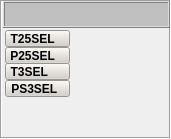
   <widget class="QFrame" name="DatosDelCombust">
    <property name="geometry">
     <rect>
      <x>824</x>
      <y>2</y>
      <width>171</width>
      <height>139</height>
     </rect>
    </property>
    <property name="minimumSize">
     <size>
      <width>171</width>
      <height>139</height>
     </size>
    </property>
    <property name="maximumSize">
     <size>
      <width>171</width>
      <height>139</height>
     </size>
    </property>
    <property name="styleSheet">
     <string notr="true">background-color: none;</string>
    </property>
    <property name="frameShape">
     <enum>QFrame::Box</enum>
    </property>
    <property name="frameShadow">
     <enum>QFrame::Sunken</enum>
    </property>
    <widget class="QFrame" name="frame_16">
     <property name="geometry">
      <rect>
       <x>3</x>
       <y>1</y>
       <width>167</width>
       <height>27</height>
      </rect>
     </property>
     <property name="minimumSize">
      <size>
       <width>167</width>
       <height>27</height>
      </size>
     </property>
     <property name="maximumSize">
      <size>
       <width>167</width>
       <height>27</height>
      </size>
     </property>
     <property name="styleSheet">
      <string notr="true">background-color: rgb(192, 192, 192);</string>
     </property>
     <property name="frameShape">
      <enum>QFrame::Box</enum>
     </property>
     <property name="frameShadow">
      <enum>QFrame::Raised</enum>
     </property>
     <layout class="QGridLayout" name="gridLayout_24">
      <item row="0" column="0">
       <widget class="AUpTextLabel" name="leGEN_AVR_18" native="true">
        <property name="minimumSize">
         <size>
          <width>137</width>
          <height>9</height>
         </size>
        </property>
        <property name="maximumSize">
         <size>
          <width>137</width>
          <height>9</height>
         </size>
        </property>
        <property name="LabelText" stdset="0">
         <string>COMPRESOR DE HP</string>
        </property>
        <property name="Font" stdset="0">
         <font>
          <pointsize>9</pointsize>
          <weight>75</weight>
          <bold>true</bold>
         </font>
        </property>
       </widget>
      </item>
     </layout>
    </widget>
    <widget class="AUpTextLabel" name="leGEN_AVR_46" native="true">
     <property name="geometry">
      <rect>
       <x>7</x>
       <y>120</y>
       <width>65</width>
       <height>13</height>
      </rect>
     </property>
     <property name="minimumSize">
      <size>
       <width>65</width>
       <height>13</height>
      </size>
     </property>
     <property name="maximumSize">
      <size>
       <width>65</width>
       <height>13</height>
      </size>
     </property>
     <property name="layoutDirection">
      <enum>Qt::RightToLeft</enum>
     </property>
     <property name="LabelText" stdset="0">
      <string>HP_TRF</string>
     </property>
     <property name="Font" stdset="0">
      <font>
       <pointsize>9</pointsize>
       <weight>75</weight>
       <bold>true</bold>
      </font>
     </property>
    </widget>
    <widget class="AUpTextLabel" name="leGEN_AVR_47" native="true">
     <property name="geometry">
      <rect>
       <x>116</x>
       <y>120</y>
       <width>43</width>
       <height>13</height>
      </rect>
     </property>
     <property name="minimumSize">
      <size>
       <width>43</width>
       <height>13</height>
      </size>
     </property>
     <property name="maximumSize">
      <size>
       <width>43</width>
       <height>13</height>
      </size>
     </property>
     <property name="layoutDirection">
      <enum>Qt::LeftToRight</enum>
     </property>
     <property name="LabelText" stdset="0">
      <string>In/S</string>
     </property>
     <property name="Font" stdset="0">
      <font>
       <pointsize>9</pointsize>
       <weight>75</weight>
       <bold>true</bold>
      </font>
     </property>
    </widget>
    <widget class="AUpTextLabel" name="leCOMHHP_T" native="true">
     <property name="geometry">
      <rect>
       <x>72</x>
       <y>120</y>
       <width>37</width>
       <height>13</height>
      </rect>
     </property>
     <property name="minimumSize">
      <size>
       <width>37</width>
       <height>13</height>
      </size>
     </property>
     <property name="maximumSize">
      <size>
       <width>37</width>
       <height>13</height>
      </size>
     </property>
     <property name="layoutDirection">
      <enum>Qt::RightToLeft</enum>
     </property>
     <property name="isUpdateable" stdset="0">
      <bool>true</bool>
     </property>
     <property name="id" stdset="0">
      <string>p_HMI_INTER_N25_TRF_1X_CALC_PLUS_A_OUT_1</string>
     </property>
     <property name="Font" stdset="0">
      <font>
       <pointsize>9</pointsize>
       <weight>75</weight>
       <bold>true</bold>
      </font>
     </property>
     <property name="Presicion" stdset="0">
      <number>2</number>
     </property>
    </widget>
    <widget class="AUpTextLabel" name="leCOMHP25S" native="true">
     <property name="geometry">
      <rect>
       <x>72</x>
       <y>50</y>
       <width>37</width>
       <height>13</height>
      </rect>
     </property>
     <property name="minimumSize">
      <size>
       <width>37</width>
       <height>13</height>
      </size>
     </property>
     <property name="maximumSize">
      <size>
       <width>37</width>
       <height>13</height>
      </size>
     </property>
     <property name="layoutDirection">
      <enum>Qt::RightToLeft</enum>
     </property>
     <property name="isUpdateable" stdset="0">
      <bool>true</bool>
     </property>
     <property name="id" stdset="0">
      <string>p_HMI_INTER_P25SEL_CALC_PLUS_A_OUT_1</string>
     </property>
     <property name="Font" stdset="0">
      <font>
       <pointsize>9</pointsize>
       <weight>75</weight>
       <bold>true</bold>
      </font>
     </property>
     <property name="Presicion" stdset="0">
      <number>2</number>
     </property>
    </widget>
    <widget class="AUpTextLabel" name="leGEN_AVR_40" native="true">
     <property name="geometry">
      <rect>
       <x>116</x>
       <y>50</y>
       <width>43</width>
       <height>13</height>
      </rect>
     </property>
     <property name="minimumSize">
      <size>
       <width>43</width>
       <height>13</height>
      </size>
     </property>
     <property name="maximumSize">
      <size>
       <width>43</width>
       <height>13</height>
      </size>
     </property>
     <property name="layoutDirection">
      <enum>Qt::LeftToRight</enum>
     </property>
     <property name="LabelText" stdset="0">
      <string>PSIA</string>
     </property>
     <property name="Font" stdset="0">
      <font>
       <pointsize>9</pointsize>
       <weight>75</weight>
       <bold>true</bold>
      </font>
     </property>
     <property name="StrOnState" stdset="0">
      <string/>
     </property>
    </widget>
    <widget class="AUpTextLabel" name="leCOMHT25S" native="true">
     <property name="geometry">
      <rect>
       <x>72</x>
       <y>33</y>
       <width>37</width>
       <height>13</height>
      </rect>
     </property>
     <property name="minimumSize">
      <size>
       <width>37</width>
       <height>13</height>
      </size>
     </property>
     <property name="maximumSize">
      <size>
       <width>37</width>
       <height>13</height>
      </size>
     </property>
     <property name="layoutDirection">
      <enum>Qt::RightToLeft</enum>
     </property>
     <property name="isUpdateable" stdset="0">
      <bool>true</bool>
     </property>
     <property name="id" stdset="0">
      <string>p_HMI_INTER_T25SEL_CALC_PLUS_A_OUT_1</string>
     </property>
     <property name="Font" stdset="0">
      <font>
       <pointsize>9</pointsize>
       <weight>75</weight>
       <bold>true</bold>
      </font>
     </property>
    </widget>
    <widget class="AUpTextLabel" name="leGEN_AVR_39" native="true">
     <property name="geometry">
      <rect>
       <x>116</x>
       <y>33</y>
       <width>43</width>
       <height>13</height>
      </rect>
     </property>
     <property name="minimumSize">
      <size>
       <width>43</width>
       <height>13</height>
      </size>
     </property>
     <property name="maximumSize">
      <size>
       <width>43</width>
       <height>13</height>
      </size>
     </property>
     <property name="layoutDirection">
      <enum>Qt::LeftToRight</enum>
     </property>
     <property name="LabelText" stdset="0">
      <string>ºF</string>
     </property>
     <property name="Font" stdset="0">
      <font>
       <pointsize>9</pointsize>
       <weight>75</weight>
       <bold>true</bold>
      </font>
     </property>
    </widget>
    <widget class="AUpTextLabel" name="leCOMHT3S" native="true">
     <property name="geometry">
      <rect>
       <x>72</x>
       <y>66</y>
       <width>37</width>
       <height>13</height>
      </rect>
     </property>
     <property name="minimumSize">
      <size>
       <width>37</width>
       <height>13</height>
      </size>
     </property>
     <property name="maximumSize">
      <size>
       <width>37</width>
       <height>13</height>
      </size>
     </property>
     <property name="layoutDirection">
      <enum>Qt::RightToLeft</enum>
     </property>
     <property name="isUpdateable" stdset="0">
      <bool>true</bool>
     </property>
     <property name="id" stdset="0">
      <string>p_HMI_INTER_T3SEL_CALC_PLUS_A_OUT_1</string>
     </property>
     <property name="Font" stdset="0">
      <font>
       <pointsize>9</pointsize>
       <weight>75</weight>
       <bold>true</bold>
      </font>
     </property>
    </widget>
    <widget class="AUpTextLabel" name="leGEN_AVR_41" native="true">
     <property name="geometry">
      <rect>
       <x>116</x>
       <y>66</y>
       <width>43</width>
       <height>13</height>
      </rect>
     </property>
     <property name="minimumSize">
      <size>
       <width>43</width>
       <height>13</height>
      </size>
     </property>
     <property name="maximumSize">
      <size>
       <width>43</width>
       <height>13</height>
      </size>
     </property>
     <property name="layoutDirection">
      <enum>Qt::LeftToRight</enum>
     </property>
     <property name="LabelText" stdset="0">
      <string>ºF</string>
     </property>
     <property name="Font" stdset="0">
      <font>
       <pointsize>9</pointsize>
       <weight>75</weight>
       <bold>true</bold>
      </font>
     </property>
    </widget>
    <widget class="AUpTextLabel" name="leCOMHPD3S" native="true">
     <property name="geometry">
      <rect>
       <x>72</x>
       <y>82</y>
       <width>37</width>
       <height>13</height>
      </rect>
     </property>
     <property name="minimumSize">
      <size>
       <width>37</width>
       <height>13</height>
      </size>
     </property>
     <property name="maximumSize">
      <size>
       <width>37</width>
       <height>13</height>
      </size>
     </property>
     <property name="layoutDirection">
      <enum>Qt::RightToLeft</enum>
     </property>
     <property name="isUpdateable" stdset="0">
      <bool>true</bool>
     </property>
     <property name="id" stdset="0">
      <string>p_HMI_INTER_PS3SEL_CALC_PLUS_A_OUT_1</string>
     </property>
     <property name="Font" stdset="0">
      <font>
       <pointsize>9</pointsize>
       <weight>75</weight>
       <bold>true</bold>
      </font>
     </property>
     <property name="Presicion" stdset="0">
      <number>2</number>
     </property>
    </widget>
    <widget class="AUpTextLabel" name="leGEN_AVR_43" native="true">
     <property name="geometry">
      <rect>
       <x>116</x>
       <y>82</y>
       <width>43</width>
       <height>13</height>
      </rect>
     </property>
     <property name="minimumSize">
      <size>
       <width>43</width>
       <height>13</height>
      </size>
     </property>
     <property name="maximumSize">
      <size>
       <width>43</width>
       <height>13</height>
      </size>
     </property>
     <property name="layoutDirection">
      <enum>Qt::LeftToRight</enum>
     </property>
     <property name="LabelText" stdset="0">
      <string>PSIA</string>
     </property>
     <property name="Font" stdset="0">
      <font>
       <pointsize>9</pointsize>
       <weight>75</weight>
       <bold>true</bold>
      </font>
     </property>
    </widget>
    <widget class="AUpTextLabel" name="leCOMHHP_C" native="true">
     <property name="geometry">
      <rect>
       <x>72</x>
       <y>104</y>
       <width>37</width>
       <height>13</height>
      </rect>
     </property>
     <property name="minimumSize">
      <size>
       <width>37</width>
       <height>13</height>
      </size>
     </property>
     <property name="maximumSize">
      <size>
       <width>37</width>
       <height>13</height>
      </size>
     </property>
     <property name="layoutDirection">
      <enum>Qt::RightToLeft</enum>
     </property>
     <property name="isUpdateable" stdset="0">
      <bool>true</bool>
     </property>
     <property name="id" stdset="0">
      <string>p_HMI_INTER_N25_CRF_1X_CALC_PLUS_A_OUT_1</string>
     </property>
     <property name="Font" stdset="0">
      <font>
       <pointsize>9</pointsize>
       <weight>75</weight>
       <bold>true</bold>
      </font>
     </property>
     <property name="Presicion" stdset="0">
      <number>2</number>
     </property>
    </widget>
    <widget class="AUpTextLabel" name="leGEN_AVR_45" native="true">
     <property name="geometry">
      <rect>
       <x>116</x>
       <y>104</y>
       <width>43</width>
       <height>13</height>
      </rect>
     </property>
     <property name="minimumSize">
      <size>
       <width>43</width>
       <height>13</height>
      </size>
     </property>
     <property name="maximumSize">
      <size>
       <width>43</width>
       <height>13</height>
      </size>
     </property>
     <property name="layoutDirection">
      <enum>Qt::LeftToRight</enum>
     </property>
     <property name="LabelText" stdset="0">
      <string>In/S</string>
     </property>
     <property name="Font" stdset="0">
      <font>
       <pointsize>9</pointsize>
       <weight>75</weight>
       <bold>true</bold>
      </font>
     </property>
    </widget>
    <widget class="AUpTextLabel" name="leGEN_AVR_44" native="true">
     <property name="geometry">
      <rect>
       <x>7</x>
       <y>104</y>
       <width>65</width>
       <height>13</height>
      </rect>
     </property>
     <property name="minimumSize">
      <size>
       <width>65</width>
       <height>13</height>
      </size>
     </property>
     <property name="maximumSize">
      <size>
       <width>65</width>
       <height>13</height>
      </size>
     </property>
     <property name="layoutDirection">
      <enum>Qt::RightToLeft</enum>
     </property>
     <property name="LabelText" stdset="0">
      <string>HP_CRF</string>
     </property>
     <property name="Font" stdset="0">
      <font>
       <pointsize>9</pointsize>
       <weight>75</weight>
       <bold>true</bold>
      </font>
     </property>
    </widget>
    <widget class="QPushButton" name="btn_GEN_AVR_T25">
     <property name="geometry">
      <rect>
       <x>5</x>
       <y>30</y>
       <width>65</width>
       <height>17</height>
      </rect>
     </property>
     <property name="font">
      <font>
       <pointsize>9</pointsize>
       <weight>75</weight>
       <bold>true</bold>
      </font>
     </property>
     <property name="layoutDirection">
      <enum>Qt::RightToLeft</enum>
     </property>
     <property name="styleSheet">
      <string notr="true">background-color: rgb(212, 208, 200);</string>
     </property>
     <property name="text">
      <string>T25SEL   </string>
     </property>
    </widget>
    <widget class="QPushButton" name="btn_GEN_AVR_P25">
     <property name="geometry">
      <rect>
       <x>5</x>
       <y>47</y>
       <width>65</width>
       <height>17</height>
      </rect>
     </property>
     <property name="font">
      <font>
       <pointsize>9</pointsize>
       <weight>75</weight>
       <bold>true</bold>
      </font>
     </property>
     <property name="layoutDirection">
      <enum>Qt::RightToLeft</enum>
     </property>
     <property name="styleSheet">
      <string notr="true">background-color: rgb(212, 208, 200);</string>
     </property>
     <property name="text">
      <string>P25SEL   </string>
     </property>
    </widget>
    <widget class="QPushButton" name="btn_GEN_AVR_T3S">
     <property name="geometry">
      <rect>
       <x>5</x>
       <y>63</y>
       <width>65</width>
       <height>17</height>
      </rect>
     </property>
     <property name="font">
      <font>
       <pointsize>9</pointsize>
       <weight>75</weight>
       <bold>true</bold>
      </font>
     </property>
     <property name="layoutDirection">
      <enum>Qt::RightToLeft</enum>
     </property>
     <property name="styleSheet">
      <string notr="true">background-color: rgb(212, 208, 200);</string>
     </property>
     <property name="text">
      <string>T3SEL     </string>
     </property>
    </widget>
    <widget class="QPushButton" name="btn_leGEN_AVR_PS3">
     <property name="geometry">
      <rect>
       <x>5</x>
       <y>80</y>
       <width>65</width>
       <height>17</height>
      </rect>
     </property>
     <property name="font">
      <font>
       <pointsize>9</pointsize>
       <weight>75</weight>
       <bold>true</bold>
      </font>
     </property>
     <property name="layoutDirection">
      <enum>Qt::RightToLeft</enum>
     </property>
     <property name="styleSheet">
      <string notr="true">background-color: rgb(212, 208, 200);</string>
     </property>
     <property name="text">
      <string>PS3SEL  </string>
     </property>
    </widget>
   </widget>
